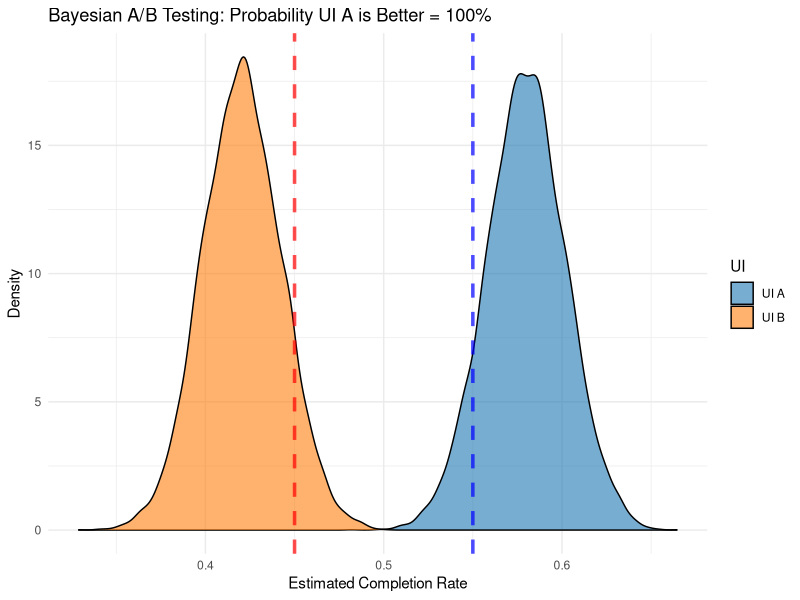

Write R code to recreate this figure.
## ---- chunk 1
# Load necessary libraries
library(ggplot2)
library(dplyr)

# Set seed for reproducibility
set.seed(42)

# Define sample size
n_users <- 500

# True success probabilities for UI A and UI B (completion rates)
p_A <- 0.55  # UI A is expected to be better
p_B <- 0.45  # UI B is slightly worse

# Generate synthetic data: 1 (success), 0 (failure)
completion_A <- rbinom(n_users, 1, p_A)
completion_B <- rbinom(n_users, 1, p_B)

# Prior parameters (Beta distribution)
alpha_prior <- 1
beta_prior <- 1

# Compute posterior parameters
alpha_A <- alpha_prior + sum(completion_A)
beta_A <- beta_prior + (n_users - sum(completion_A))

alpha_B <- alpha_prior + sum(completion_B)
beta_B <- beta_prior + (n_users - sum(completion_B))

# Generate posterior samples from Beta distributions
posterior_A <- rbeta(10000, alpha_A, beta_A)
posterior_B <- rbeta(10000, alpha_B, beta_B)

# Compute probability that UI A is better than UI B
prob_A_better <- mean(posterior_A > posterior_B)

# Create a data frame for plotting
posterior_data <- data.frame(
  value = c(posterior_A, posterior_B),
  UI = rep(c("UI A", "UI B"), each = 10000)
)

# Plot posterior distributions
ggplot(posterior_data, aes(x = value, fill = UI)) +
  geom_density(alpha = 0.6) +
  geom_vline(xintercept = p_A, color = "blue", linetype = "dashed", size = 1.2, alpha = 0.7) +
  geom_vline(xintercept = p_B, color = "red", linetype = "dashed", size = 1.2, alpha = 0.7) +
  labs(
    title = paste0("Bayesian A/B Testing: Probability UI A is Better = ", round(prob_A_better * 100, 2), "%"),
    x = "Estimated Completion Rate",
    y = "Density"
  ) +
  theme_minimal() +
  scale_fill_manual(values = c("#1f77b4", "#ff7f0e")) # UI A (blue), UI B (orange)

